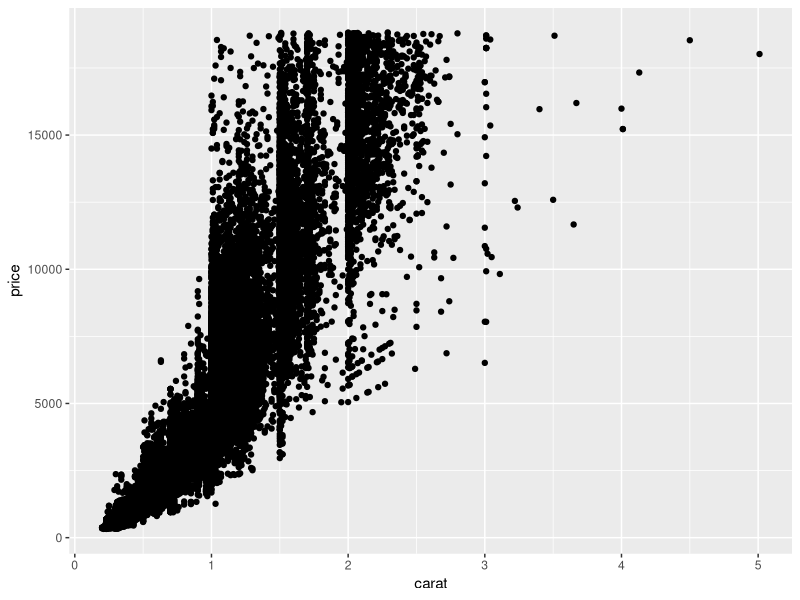
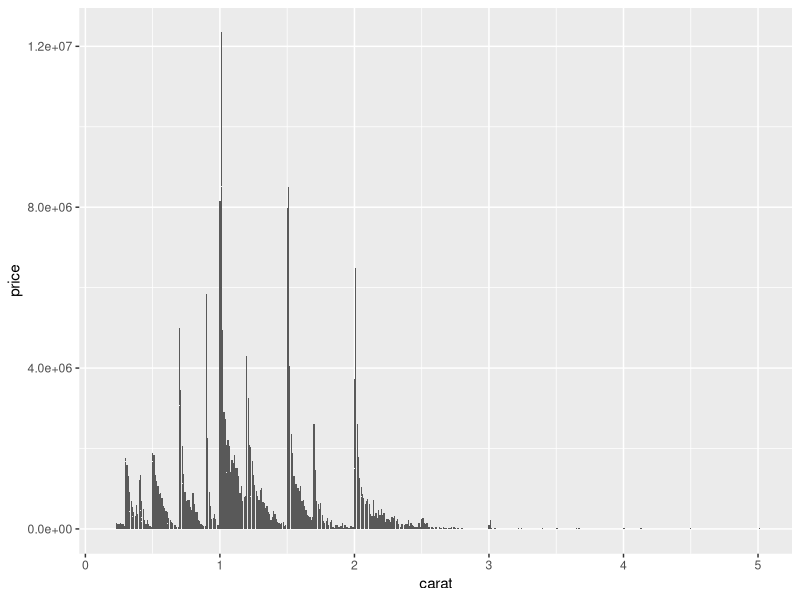
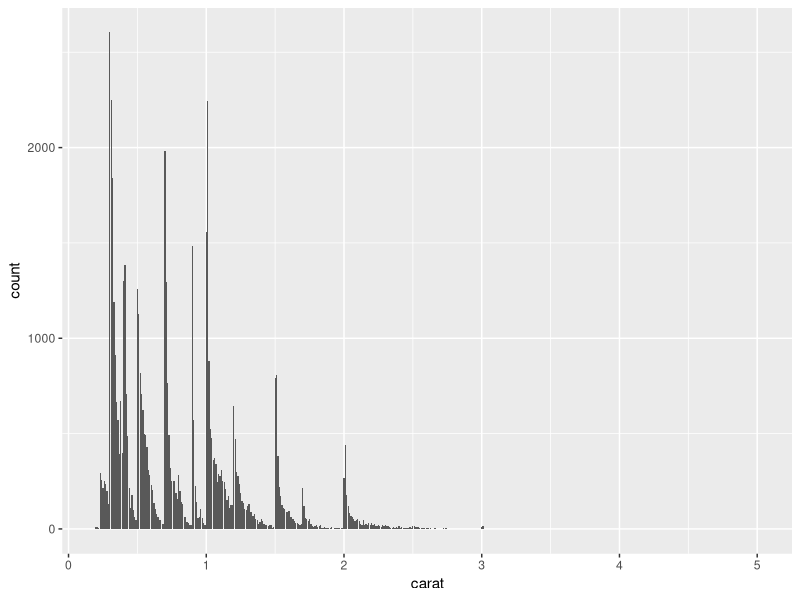
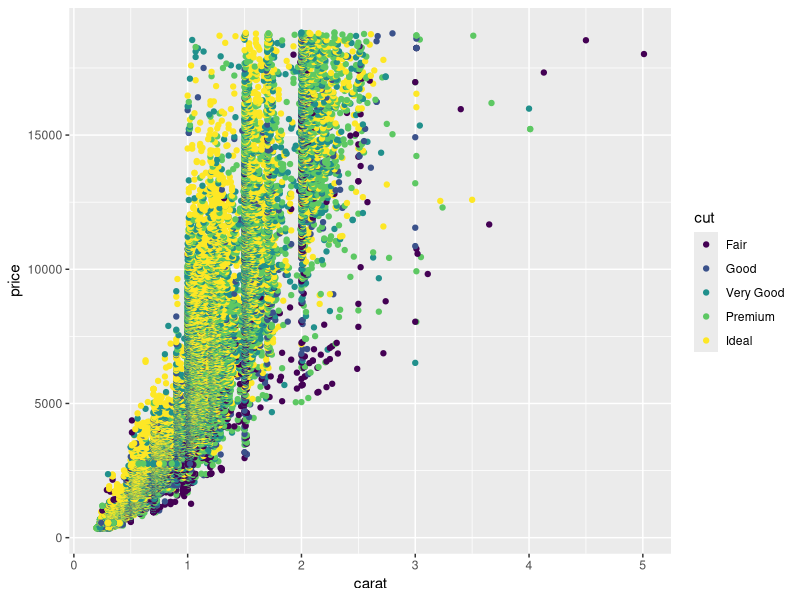
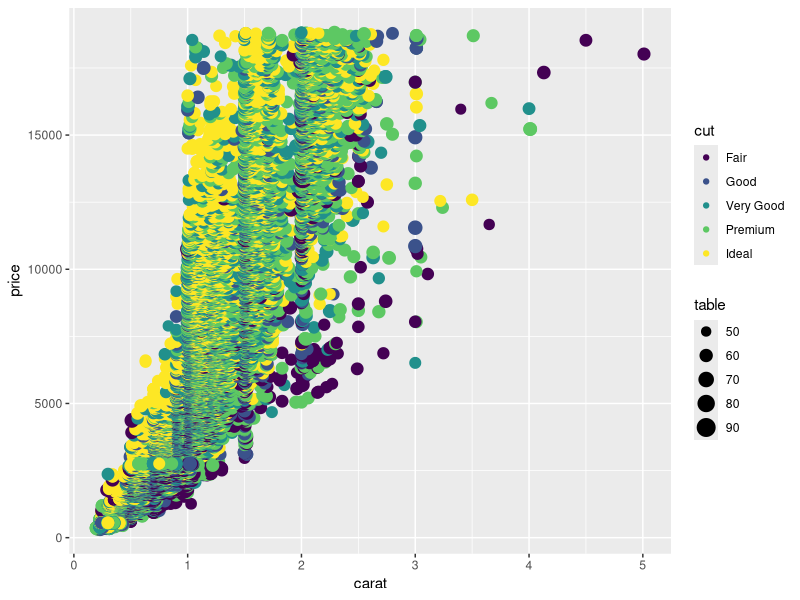
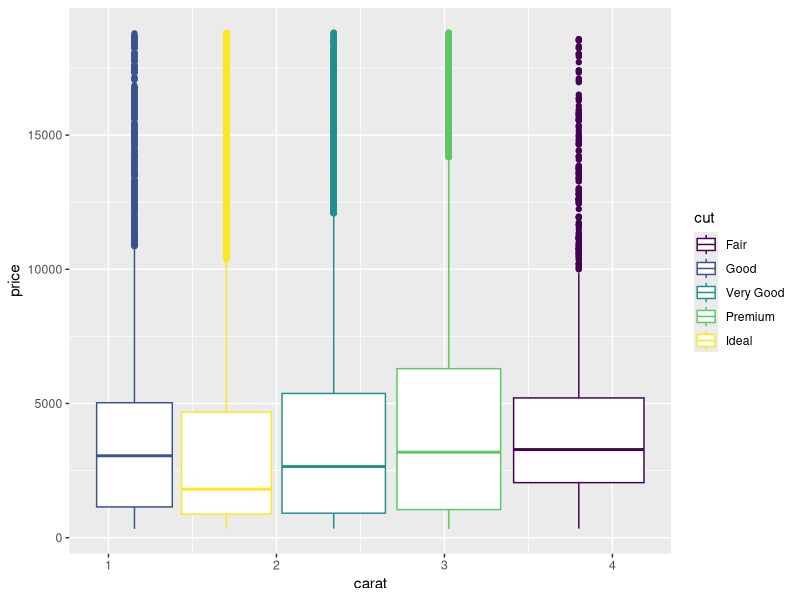
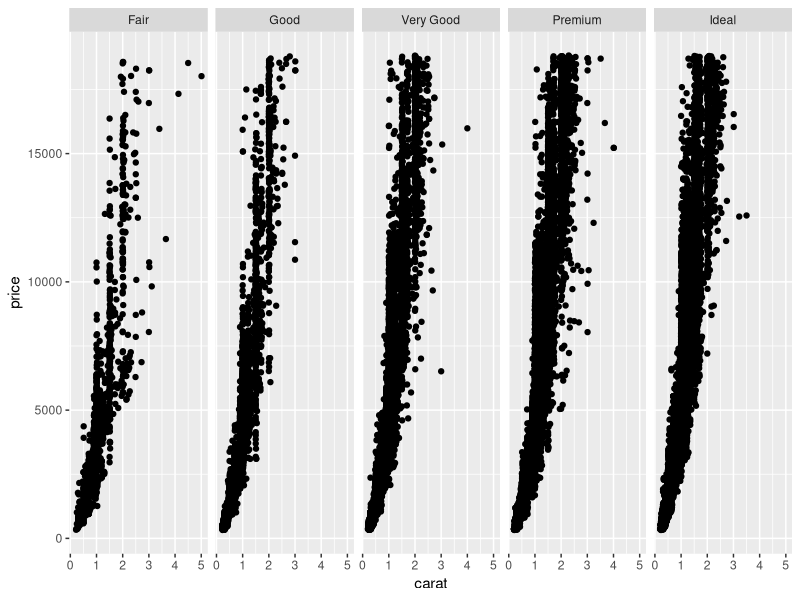
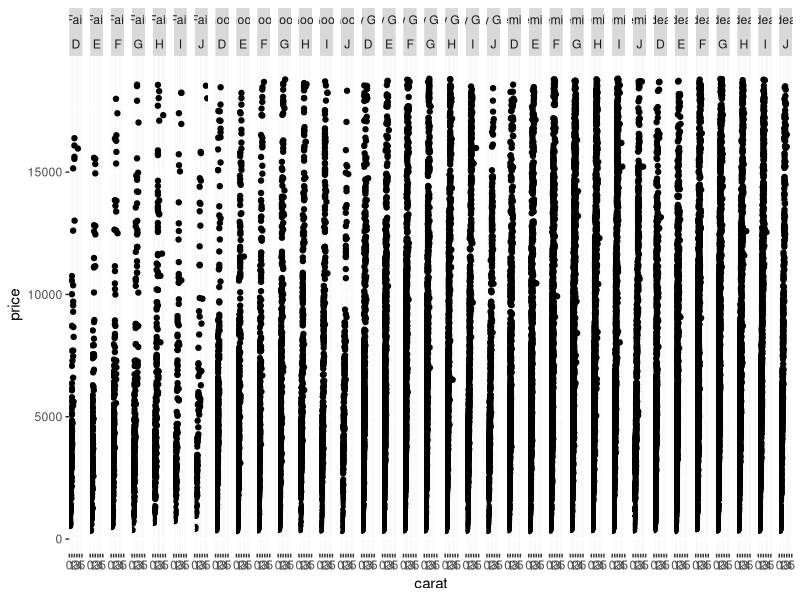

The R source for these figures, in order:
library(dplyr)
library(ggplot2)

# 순서
# 1. Data: 시각화에 사용될 데이터
# 2. Aesthetics: 데이터를 나타내는 시각적인 요소(x축, y축, 사이즈, 색깔, 모양 등)
# 3. Geometrics: 데이터를 나타내는 도형
# 4. Facets: 하위 집합으로 분할하여 시각화
# 5. Statistics: 통계값을 표현
# 6. Coordinates: 데이터를 표현 할 이차원 좌표계
# 7. Theme: 그래프를 꾸밈

data(diamonds)
head(diamonds)

# carat별 price를 산점도로.
diamonds %>% 
  ggplot(aes(x=carat, y=price)) +  # Aesthetics
  geom_point() # Geometrics

# carat 별 price를, bar graph로
diamonds %>% 
  ggplot(aes(x=carat, y=price)) +  # Aesthetics
  geom_bar(stat = 'identity') # Geometrics

# carat 별 count를, bar graph로.
diamonds %>% 
  ggplot(aes(x=carat)) +  # Aesthetics
  geom_bar(stat = 'count') # Geometrics

# carat별 price를, 색이 cut인 산점도로.
diamonds %>% 
  ggplot(aes(x=carat, y=price)) +  # Aesthetics
  geom_point(aes(color=cut)) # Geometrics

# carat별 price를, 색이 cut이고 size가 table인 산점도로.
diamonds %>% 
  ggplot(aes(x=carat, y=price)) +  # Aesthetics
  geom_point(aes(color=cut, size=table)) # Geometrics


# carat별 price를, group이 cut인 boxplot으로
diamonds %>% 
  ggplot(aes(x=carat, y=price)) +  # Aesthetics
  geom_boxplot(aes(group=cut, color=cut)) # Geometrics

# carat별 price를, 산점도로, cut별로 가로로 세분화.
diamonds %>% 
  ggplot(aes(x=carat, y=price)) +  # Aesthetics
  geom_point() + # Geometrics
  facet_grid(~cut)
  
# carat별 price를, 산점도로, cut과 color로 가로로 세분화
diamonds %>% 
  ggplot(aes(x=carat, y=price)) +  # Aesthetics
  geom_point() + # Geometrics
  facet_grid(~cut + color)

# carat별 price를, 산점도로, cut별로 가로세로 세분화
diamonds %>% 
  ggplot(aes(x=carat, y=price)) +  # Aesthetics
  geom_point() + # Geometrics
  facet_wrap(~cut)

# cut별 carat을, y축이 평균값인 bar graph로.
# 1안
diamonds %>% 
  ggplot(aes(x=cut, y=carat)) +  # Aesthetics
  stat_summary_bin(fun='mean', geom='bar')

# 2안
diamonds %>% 
  group_by(cut) %>% 
  summarise(carat_mean = mean(carat)) %>% 
  ggplot(aes(x=cut, y=carat_mean, fill=cut)) + 
  geom_bar(stat="identity")
  

# cut별 price를, y축이 평균값인 bar graph로.
diamonds %>% 
  ggplot(aes(x=cut, y=price)) +  # Aesthetics
  stat_summary_bin(fun='mean', geom='bar')


# carat별 price를, color가 cut인 산점도로, x축은 0~3, y축은 0~20000
diamonds %>% 
  ggplot(aes(x=carat, y=price)) +  # Aesthetics
  geom_point(aes(color=cut)) + # Geometrics
  coord_cartesian(xlim=c(0, 3), ylim=c(0, 20000))


# carat별 price를, group이 cut인 boxplot으로, 90도 돌려서표현.
diamonds %>% 
  ggplot(aes(x=carat, y=price)) +  # Aesthetics
  geom_boxplot(aes(group=cut)) +
  coord_flip()

# carat별 price를, color가 cut인 산점도,배경은흰색, title은'carat과 price의 관계 x축은'carat'y축은'price', legend는 아래로, y축값에'$'와천원단위로','추가해서시각화.
diamonds %>% 
  ggplot(aes(x=carat, y=price)) +  # Aesthetics
  geom_point(aes(color=cut)) +
  theme_bw() +
  labs(title="carat과 price의 관계", x="carat", y="price") +
  theme(legend.position = 'bottom') + # 'none' : legend 없앰
  scale_y_continuous(
    labels = function(x)
      paste0('$', format(x, big.mark=','))
  )
  
# ==================================================

# carat별 price를 산점도로.
ggplot(data=diamonds, aes(x=carat, y=price)) + 
  geom_point()

# carat 별 price를, bar graph로
diamonds %>% 
  ggplot(aes(x = carat, y = price)) +
  geom_bar(stat = 'identity')
# carat 별 count를, bar graph로.
diamonds %>% 
  ggplot(aes(x = carat)) +
  geom_bar()

# carat별 price를, 색이 cut인 산점도로.
diamonds %>% 
  ggplot(aes(x = carat, y = price)) +
  geom_point(aes(color = cut))

# carat별 price를, 색이 cut이고 size가 table인 산점도로.
diamonds %>% 
  ggplot(aes(x = carat, y = price)) +
  geom_point(aes(color = cut, size = table))

# box plot, catat 별 price, 단 cut 을 group으로 묶음.
# carat별 price를, group이 cut인 boxplot으로
diamonds %>% 
  ggplot(aes(x = carat, y = price)) +
  geom_boxplot(aes(group = cut))

# 4. Facets
# cut 별로 가로축으로 분리
# carat별 price를, 산점도로, cut별로 가로로 세분화.
diamonds %>% 
  ggplot(aes(x = carat, y = price)) +
  geom_point() +
  facet_grid(.~ cut)

# cut, color 별로 가로축으로 분리
# carat별 price를, 산점도로, cut과 color로 가로로 세분화
diamonds %>% 
  ggplot(aes(x = carat, y = price)) +
  geom_point() +
  facet_grid(.~ cut+color)

# carat별 price를, 산점도로, cut별로 가로세로 세분화
diamonds %>% 
  ggplot(aes(x = carat, y = price)) +
  geom_point() +
  facet_wrap(.~ cut)

# 5. Statistics
# cut별 carat을, y축이 평균값인 bar graph로.
diamonds %>% 
  ggplot(aes(x = cut, y = carat)) +
  stat_summary_bin(fun = 'mean', geom = 'bar')

# cut별 price를, y축이 평균값인 bar graph로.
diamonds %>% 
  ggplot(aes(x = cut, y = price)) +
  stat_summary_bin(fun = 'mean', geom = 'bar')

# 6. Coordinates (좌표)
# x축 0~3, y축 0~20000까지 표시
# carat별 price를, color가 cut인 산점도로, x축은 0~3, y축은 0~20000
diamonds %>% 
  ggplot(aes(x= carat, y = price)) +
  geom_point(aes(color=cut)) +
  coord_cartesian(xlim = c(0, 3), ylim = c(0, 20000))

# carat별 price를, group이 cut인 boxplot으로, 90도 돌려서표현.
diamonds %>% 
  ggplot(aes(x = carat, y = price)) +
  geom_boxplot(aes(group = cut)) +
  coord_flip()

# 7. Theme
# carat별 price를, color가 cut인 산점도로,
# 배경은 흰색,
# title은 'carat과 price의 관계, x축은 'carat', y축은 'price'
# legend는 아래로, 패널의 grid는 없애고,
# y축값에 '$'와 천원단위로 ',' 추가해서 시각화.
diamonds %>% 
  ggplot(aes(x = carat, y = price)) +
  geom_point(aes(color = cut)) +
  theme_bw() +
  labs(title = 'carat과 price의 관계',
       x = 'carat', y = 'price') +
  theme(legend.position = 'bottom',
        panel.grid.major.x = element_blank(),
        panel.grid.minor.x = element_blank(),
        panel.grid.major.y = element_blank(),
        panel.grid.minor.y = element_blank()
        # legend를 아래로, 그리고 사각형 grid 제거
  ) +
  scale_y_continuous(
    labels = function(x) {
      paste0('$', format(x, big.mark = ','))
      # y축에 천원단위로 콤마(,)추가, '$'표시와 합쳐서표현
    }
  )
